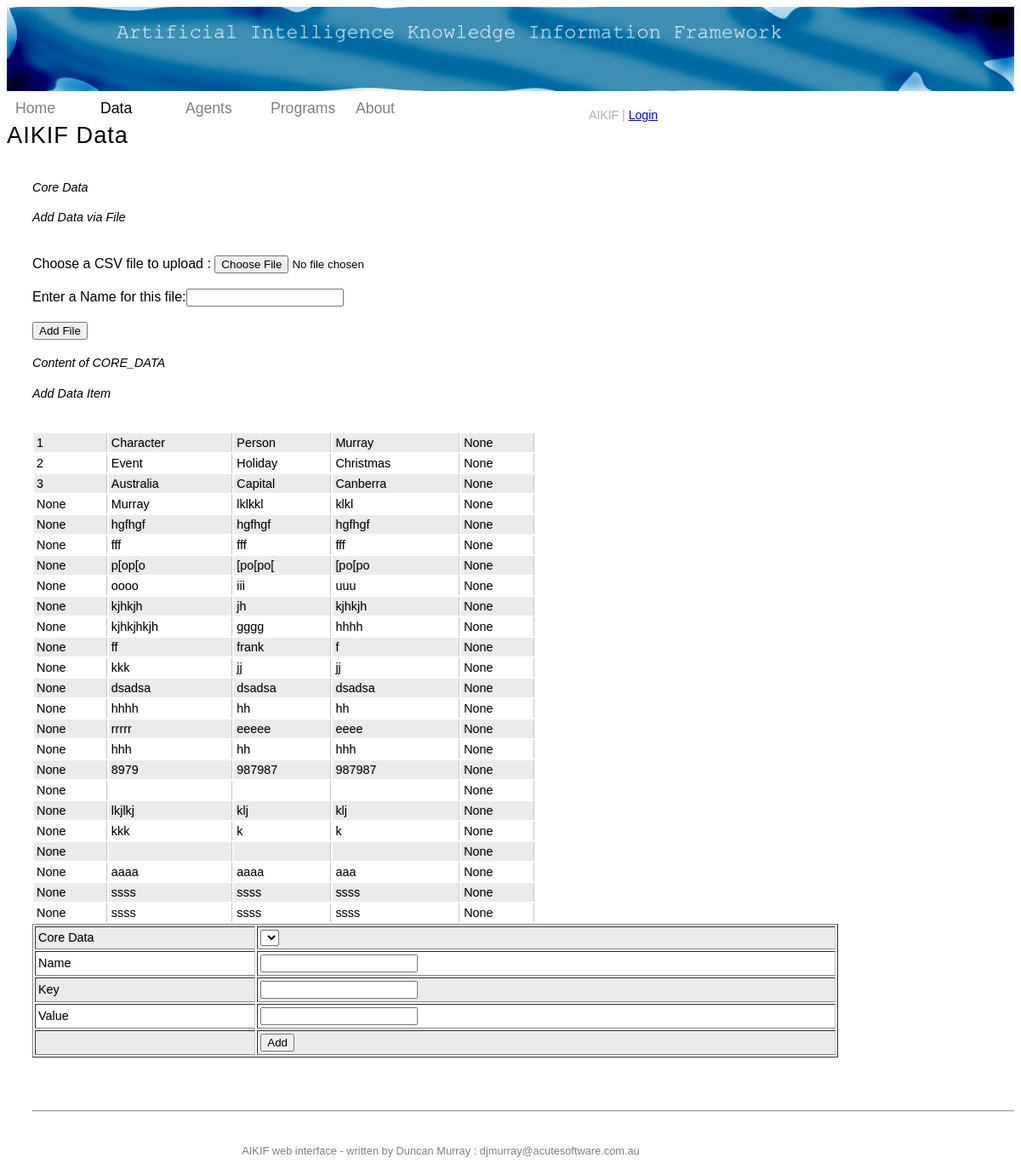
Page /data on the committed database.
### tables this page shows
CREATE TABLE CORE_FACTS (
id VARCHAR2(200), 
 name VARCHAR2(200), 
 key VARCHAR2(200), 
 value VARCHAR2(200), 
 UPDATE_DATE DATE 
);

### aikif_web.py (the view)
@app.route("/data", methods=['GET'])
def page_data():
    return render_template('data.html',
                           data=get_data_list(),
                           rows = query_db('select * from CORE_FACTS'),
                           logged_on=am_i_authenticated(),
                           username = get_user(),
                           dataFile = '')

### aikif_web.py (called while the page is built)
def get_user():
    try:
        user = session['username']
    except:
        user = ''
    return user

def connect_db():
    rv = sqlite3.connect(app.config['DATABASE'])
    rv.row_factory = sqlite3.Row
    return rv

def get_db():
    if not hasattr(g, database_filename): # was 'sqlite_db'
        g.sqlite_db = connect_db()
    return g.sqlite_db

def am_i_authenticated():
    try:
        if session['logged_in'] == True:
            return True
    except:
        pass
    return False

def get_data_list():
    return core_data.core_data_types

def query_db(query, args=(), one=False):
    cur = get_db().execute(query, args)
    rv = cur.fetchall()
    cur.close()
    return (rv[0] if rv else None) if one else rv

### templates/data.html (shortened to what this page needs)
{% extends "base.html" %}
{% block content %}
    <ul id = "menu_list">
      <LI id="top_menu"><a href=/>Home</a></li>
      <LI id="top_menu_selected"><a href=/data>Data</a></li>
      <LI id="top_menu"><a href=/agents>Agents</a></li>
      <LI id="top_menu"><a href=/programs>Programs</a></li>
      <LI id="top_menu"><a href=/about>About</a></li>
    </ul>
    </div>
<H1>AIKIF Data</H1>
<div id="content">
<H4>Core Data</H4>
    <H4>Add Data via File</H4>
    <form action="{{ url_for('add_data')}}" method=post enctype=multipart/form-data><BR>
    Choose a CSV file to upload : <input type=file  size=120 name=file><BR><BR>
    Enter a Name for this file:<input type="text" name="new_list"><BR><BR>
    <input type=submit value="Add File" name=btn_load><BR>
    </form>
<div id="core_facts">
<H4> Content of CORE_DATA</H4>
<TABLE width=50% valign=top align=centre>
{% for row in rows %}
    <TR>
    {% for col in row %}
        <TD>{{ col }}</TD>
    {% endfor %}
    </TR>
{% endfor %}
</div>
<div id="add_data">
<H4>Add Data Item</H4>
<form action="/data" method="POST">
<BR>  <input type="hidden" name="rec_id" readonly value="001">   <TABLE width=80% valign=top border=1>  <TR>
    <TD><div id="form_label">Core Data</div></TD>
    <TD><div id="form_input">
    <select name="col_0">
</select></div></TD>
  </TR>
  <TR>
    <TD><div id="form_label">Name</div></TD>
    <TD><div id="form_input"><input type="text" name="col_1"></div></TD>
  </TR>
  <TR>
    <TD><div id="form_label">Key</div></TD>
    <TD><div id="form_input"><input type="text" name="col_2"></div></TD>
  </TR>
  <TR>
    <TD><div id="form_label">Value</div></TD>
    <TD><div id="form_input"><input type="text" name="col_3"></div></TD>
  </TR>
  <TR><TD></TD>
  <TD>
    <input type="submit" name="add-data" value="Add">
  </TD></TR></TABLE></form>
</div>
{% endblock %}

### templates/base.html (shortened to what this page needs)
<HTML><HEAD>
<link rel="stylesheet" type="text/css" href="/static/aikif.css" media="screen" />
<link rel="stylesheet" href="/static/aikif_mob.css" media="only screen and (min-device-width : 320px) and (max-device-width : 480px)">
</HEAD>
<body>
<div id = "container">
   <div id = "header">
   <img src = "/static/aikif_banner.jpg" alt="AIKIF Banner"/>
<div id="login">AIKIF |
        {% if logged_on %}
            Logged in as {{ username }}
            <a href="{{ url_for('logout') }}">Logout</a>
        {% else %}
            <a href="{{ url_for('login') }}">Login</a>
        {% endif %}
    </div>
    {% block content %}{% endblock %}
<BR><BR><BR>
<HR>
<div id="footer">
AIKIF web interface - written by Duncan Murray : djmurray@acutesoftware.com.au<BR>
</div></div></BODY></HTML>

### static/aikif.css (style rules this page uses)
body { font-family: Helvetica, Arial, sans-serif; }
h1 { font-size: 170%; font-style: normal; font-weight: normal; letter-spacing:1px; text-align:justify; text-align:left; }
h4 { font-size: 90%; font-weight: normal; text-align:justify; text-align:left; font-style:italic; }
TD { font-size: 90%; text-align: justify; color: black; }
#header { font-size: 110%; align: center; width: 100%; }
#menu_list a { text-decoration: none; letter-spacing:0px; }
#footer { font-size: 80%; }
#container { width: 100%; margin: 0px auto; overflow:hidden; padding: 0px; text-align: left; }
#header { float: left; margin: 0px 0px 0px 0px; padding: 0px; position: relative; }
#header img { width: 100%; }
#menu_list { list-style:none; margin: 10px 10px 0px; padding: 0px; }
#menu_list li { float: left; width: 80px; padding: 0px 20px 0px 0px; }
#content { width: 100%; float: center; overflow: auto; padding: 0px 0px 0px 30px; }
#footer { height: 28px; width: 960px; float: left; margin: 30px 0px 0px 0px; padding: 0px; text-align: center; }
#login { width: 500px; float: right; margin: 20px 0px 0px 0px; }
body { background-color: rgb(255, 255, 255); vertical-align: top; }
#container { background-color: rgb(255, 255, 255); }
#header { color: rgb(176, 176, 176); }
#footer { color: rgb(128, 128, 128); }
#menu_list a { #color: rgb(0, 0, 0); color: grey; }
#top_menu_selected a { #color: rgb(192, 48, 0); color: black; }
TR:nth-child(odd) td { background:#EBEBEB; }
TD { background:#FFFFFF; padding:3px; text-align:left; vertical-align:middle; text-shadow: -1px -1px 1px rgba(0, 0, 0, 0.1); border-right: 1px solid #C1C3D1; }
#login { font-size: 80%; }

### static/aikif_mob.css (style rules this page uses)
body { font-family: Helvetica, Arial, sans-serif; }
h1 { font-size: 140%; font-style: normal; font-weight: normal; letter-spacing:2px; text-align:justify; text-align:left; text-align:right; font-style:italic; }
#header { font-size: 110%; }
#menu_list a { text-decoration: none; letter-spacing:0px; }
#footer { font-size: 80%; }
#container { width: 1160px; margin: 0px auto; overflow:hidden; padding: 0px; text-align: left; }
#header { float: left; margin: 60px 0px 0px 0px; padding: 0px; position: relative; }
#header img { width: 800px; }
#menu_list { list-style:none; margin: 40px 0px 10px; padding: 0px; }
#menu_list li { float: left; padding: 0px 10px 0px 0px; }
#content { width: 380px; float: left; overflow: auto; padding: 0px 0px 0px 30px; }
#footer { height: 28px; width: 960px; float: left; margin: 80px 0px 0px 0px; padding: 0px; text-align: center; }
body { background-color: rgb(255, 255, 0); }
#container { background-color: rgb(255, 255, 0); }
#header { color: rgb(176, 176, 176); }
#footer { color: rgb(128, 128, 128); }
#menu_list a { color: rgb(0, 0, 0); }

### rows in the picture
CORE_FACTS: row "1" "None", name "Character", key "Person", value "Murray"
CORE_FACTS: row "2" "None", name "Event", key "Holiday", value "Christmas"
CORE_FACTS: row "3" "None", name "Australia", key "Capital", value "Canberra"
CORE_FACTS: row "None" "None", name "Murray", key "lklkkl", value "klkl"
CORE_FACTS: row "None" "None", name "hgfhgf", key "hgfhgf", value "hgfhgf"
CORE_FACTS: row "None" "None", name "fff", key "fff", value "fff"
CORE_FACTS: row "None" "None", name "p[op[o", key "[po[po[", value "[po[po"
CORE_FACTS: row "None" "None", name "oooo", key "iii", value "uuu"
CORE_FACTS: row "None" "None", name "kjhkjh", key "jh", value "kjhkjh"
CORE_FACTS: row "None" "None", name "kjhkjhkjh", key "gggg", value "hhhh"
CORE_FACTS: row "None" "f" "None", name "ff", key "frank"
CORE_FACTS: row "None" "None", name "kkk", key "jj", value "jj"
CORE_FACTS: row "None" "None", name "dsadsa", key "dsadsa", value "dsadsa"
CORE_FACTS: row "None" "None", name "hhhh", key "hh", value "hh"
CORE_FACTS: row "None" "None", name "rrrrr", key "eeeee", value "eeee"
CORE_FACTS: row "None" "None", name "hhh", key "hh", value "hhh"
CORE_FACTS: row "None" "None", name "8979", key "987987", value "987987"
CORE_FACTS: row "None" "None"
CORE_FACTS: row "None" "None", name "lkjlkj", key "klj", value "klj"
CORE_FACTS: row "None" "k" "k" "None", name "kkk"
CORE_FACTS: row "None" "None"
CORE_FACTS: row "None" "None", name "aaaa", key "aaaa", value "aaa"
CORE_FACTS: row "None" "None", name "ssss", key "ssss", value "ssss"
CORE_FACTS: row "None" "None", name "ssss", key "ssss", value "ssss"
